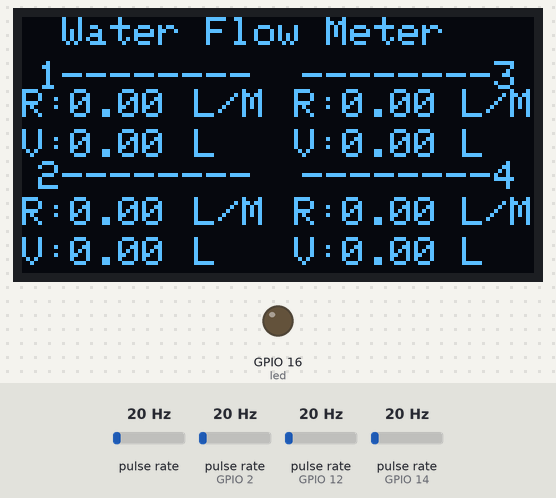
Bench run of a sketch on a simulated ESP8266 (NodeMCU). On the bench: 128×64 one-colour display, output pins drawn as LEDs (lit = HIGH). Wiring (inferred from the names in the program): 4 × pulse sensor: data GPIO 0 / data GPIO 2 / data GPIO 12 / data GPIO 14. The test bench sets the inputs (shaded band); at power-on: pulse rate 20 Hz, pulse rate (sensors on GPIO 2, GPIO 12, GPIO 14) 20 Hz. What the sketch prints to the serial monitor is not drawn.

Above: at 1.6 s.
1.7 s: pulse rate (sensor 0) set to 4 Hz
At 3.0 s:
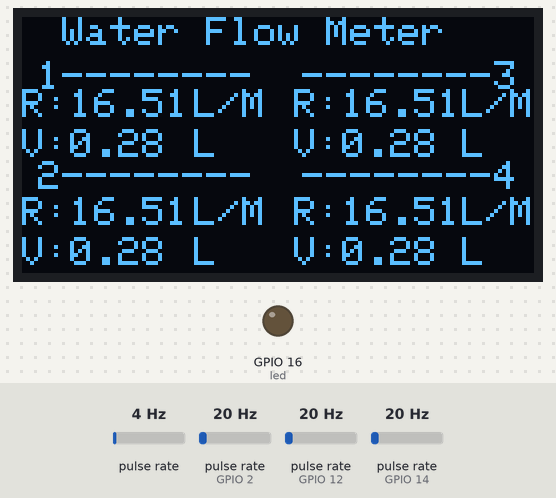
4.7 s: pulse rate (sensor on GPIO 2) set to 4 Hz
At 6.3 s:
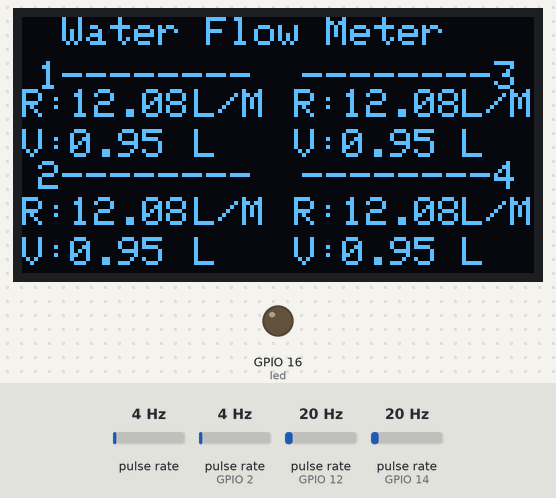
7.0 s: pulse rate (sensor on GPIO 12) set to 4 Hz
At 8.2 s:
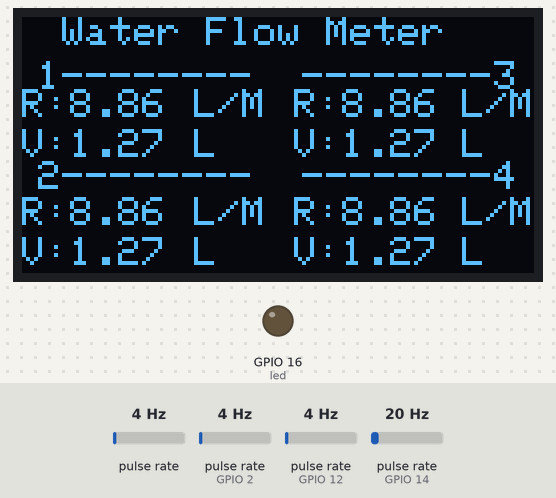
9.2 s: pulse rate (sensor on GPIO 14) set to 4 Hz
At 10.7 s:
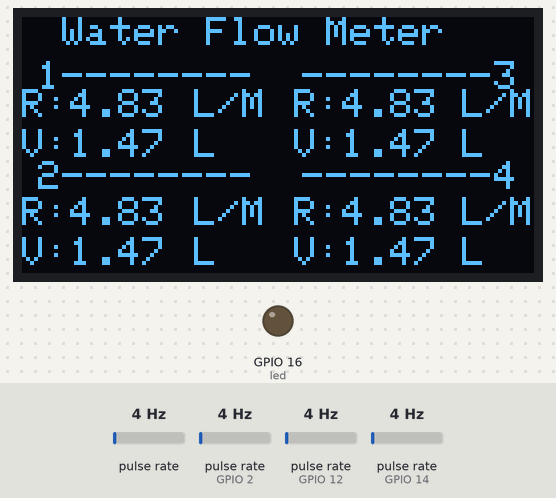
11.4 s: pulse rate (sensor 0) set to 50 Hz
At 13.0 s:
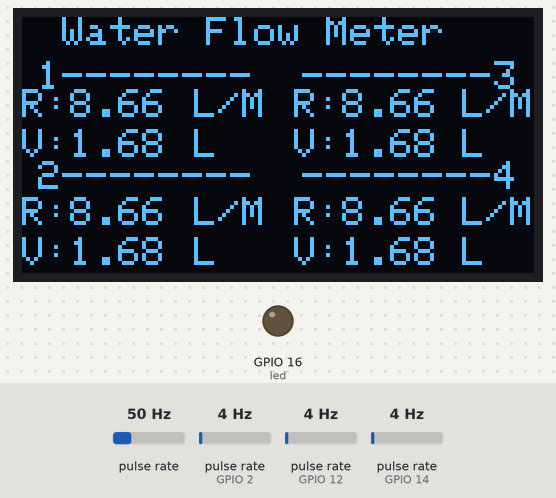
13.6 s: pulse rate (sensor on GPIO 2) set to 50 Hz
At 15.2 s:
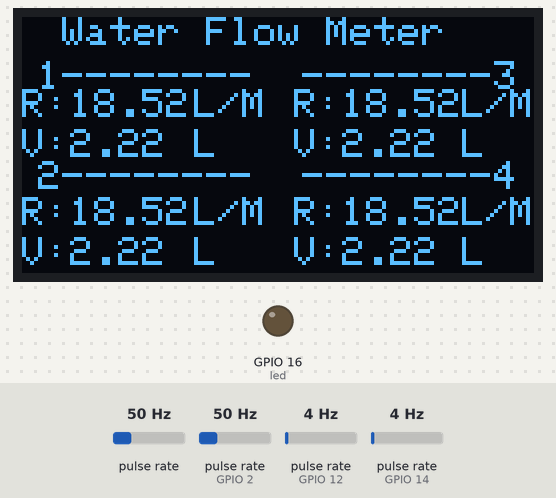
Timing chart, 0 to 16.7 s (numbered marks = the images above; inputs shaded):
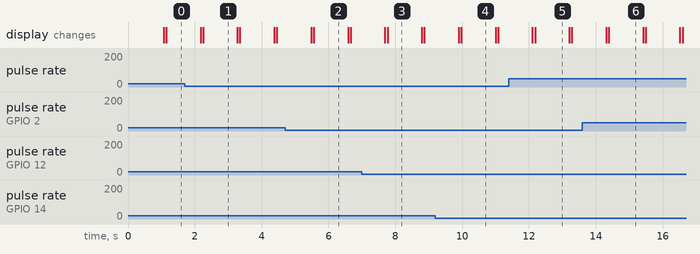

Measured:
- what the display in image 1 shows lasts 1.1 s, from 2.2 s to 3.3 s

The sketch:

Main_Code_1st.ino
```cpp
#include <ESP8266WiFi.h>
#include <SPI.h>
#include <Wire.h>
#include <Adafruit_GFX.h>
#include <Adafruit_SSD1306.h>

#define SCREEN_WIDTH 128    // OLED display width, in pixels
#define SCREEN_HEIGHT 64    // OLED display height, in pixels
#define OLED_RESET -1       // Reset pin # (or -1 if sharing Arduino reset pin)
#define SCREEN_ADDRESS 0x3C ///< See datasheet for Address; 0x3D for 128x64, 0x3C for 128x32
Adafruit_SSD1306 display(SCREEN_WIDTH, SCREEN_HEIGHT, &Wire, OLED_RESET);

String apiKey = "3MKGCBTXRJWH8UOP"; // Enter your Write API key from ThingSpeak
const char *ssid = "sebel";     // replace with your wifi ssid and wpa2 key
const char *pass = "familly123";
const char* server = "api.thingspeak.com";

#define led 16
#define FLsensor_1     0  //pin# D3=GPIO_0
#define FLsensor_2     2  //pin# D4=GPIO_2
#define FLsensor_3    14  //pin# D5=GPIO_14
#define FLsensor_4    12  //pin# D6=GPIO_12

long currentMillis = 0;
long previousMillis = 0;
int interval = 1000;
boolean ledState = LOW;
float calibrationFactor = 4.5;
volatile byte pulseCount;
byte pulse1Sec = 0;
float flowRate;
unsigned long flowMilliLitres;
unsigned int totalMilliLitres;
float flowLitres;
float totalLitres;

void IRAM_ATTR pulseCounter()
{
  pulseCount++;
}

WiFiClient client;

void setup()
{
  Serial.begin(115200);
  display.begin(SSD1306_SWITCHCAPVCC, 0x3C); //initialize with the I2C addr 0x3C (128x64)
  display.clearDisplay();
  delay(10);

  pinMode(led, OUTPUT);
  pinMode(FLsensor_1, INPUT_PULLUP);
  pinMode(FLsensor_2, INPUT_PULLUP);
  pinMode(FLsensor_3, INPUT_PULLUP);
  pinMode(FLsensor_4, INPUT_PULLUP);

  pulseCount = 0;
  flowRate = 0.0;
  flowMilliLitres = 0;
  totalMilliLitres = 0;
  previousMillis = 0;
}

void loop()
{
  currentMillis = millis();
  if (currentMillis - previousMillis > interval)
  {
    pulse1Sec = pulseCount;
    pulseCount = 0;
    // Because this loop may not complete in exactly 1 second intervals we calculate
    // the number of milliseconds that have passed since the last execution and use
    // that to scale the output. We also apply the calibrationFactor to scale the output
    // based on the number of pulses per second per units of measure (litres/minute in
    // this case) coming from the sensor.
    flowRate = ((1000.0 / (millis() - previousMillis)) * pulse1Sec) / calibrationFactor;
    previousMillis = millis();

    // Divide the flow rate in litres/minute by 60 to determine how many litres have
    // passed through the sensor in this 1 second interval, then multiply by 1000 to
    // convert to millilitres.
    flowMilliLitres = (flowRate / 60) * 1000;
    flowLitres = (flowRate / 60);

    // Add the millilitres passed in this second to the cumulative total
    totalMilliLitres += flowMilliLitres;
    totalLitres += flowLitres;
    attachInterrupt(digitalPinToInterrupt(FLsensor_1), pulseCounter, FALLING);
    attachInterrupt(digitalPinToInterrupt(FLsensor_2), pulseCounter, FALLING);
    attachInterrupt(digitalPinToInterrupt(FLsensor_3), pulseCounter, FALLING);
    attachInterrupt(digitalPinToInterrupt(FLsensor_4), pulseCounter, FALLING);


    // Print the flow rate for this second in litres / minute
    Serial.print("Flow rate: ");
    Serial.print(float(flowRate));  // Print the integer part of the variable
    Serial.print("L/min");
    Serial.print("\t");       // Print tab space

    display.clearDisplay();

    display.setCursor(10, 0); //oled display
    display.setTextSize(1);
    display.setTextColor(WHITE);
    display.print("Water Flow Meter");

    display.setCursor(4, 11);
    display.setTextSize(1);
    display.setTextColor(WHITE);
    display.print("1--------");

    display.setCursor(0, 18); //oled display
    display.setTextSize(1);
    display.setTextColor(WHITE);
    display.print("R:");
    display.print(float(flowRate));
    display.setCursor(43, 18); //oled display
    display.setTextSize(1);
    display.print("L/M");

    // Print the cumulative total of litres flowed since starting
    Serial.print("Output Liquid Quantity: ");
    Serial.print(totalMilliLitres);
    Serial.print("mL / ");
    Serial.print(totalLitres);
    Serial.println("L");

    display.setCursor(0, 28); //oled display
    display.setTextSize(1);
    display.setTextColor(WHITE);
    display.print("V:");
    display.print(totalLitres);
    display.setCursor(43, 28); //oled display
    display.setTextSize(1);
    display.print("L");
    display.display();

    display.setCursor(4, 36);
    display.setTextSize(1);
    display.setTextColor(WHITE);
    display.print("2--------");

    display.setCursor(0, 45); //oled display
    display.setTextSize(1);
    display.setTextColor(WHITE);
    display.print("R:");
    display.print(float(flowRate));
    display.setCursor(43, 45); //oled display
    display.setTextSize(1);
    display.print("L/M");

    // Print the cumulative total of litres flowed since starting
    Serial.print("Output Liquid Quantity: ");
    Serial.print(totalMilliLitres);
    Serial.print("mL / ");
    Serial.print(totalLitres);
    Serial.println("L");

    display.setCursor(0, 55); //oled display
    display.setTextSize(1);
    display.setTextColor(WHITE);
    display.print("V:");
    display.print(totalLitres);
    display.setCursor(43, 55); //oled display
    display.setTextSize(1);
    display.print("L");
    display.display();

    display.setCursor(70, 11);
    display.setTextSize(1);
    display.setTextColor(WHITE);
    display.print("--------3");

    display.setCursor(68, 18); //oled display
    display.setTextSize(1);
    display.setTextColor(WHITE);
    display.print("R:");
    display.print(float(flowRate));
    display.setCursor(110, 18); //oled display
    display.setTextSize(1);
    display.print("L/M");

    // Print the cumulative total of litres flowed since starting
    Serial.print("Output Liquid Quantity: ");
    Serial.print(totalMilliLitres);
    Serial.print("mL / ");
    Serial.print(totalLitres);
    Serial.println("L");

    display.setCursor(68, 28); //oled display
    display.setTextSize(1);
    display.setTextColor(WHITE);
    display.print("V:");
    display.print(totalLitres);
    display.setCursor(110, 28); //oled display
    display.setTextSize(1);
    display.print("L");
    display.display();

    display.setCursor(70, 36);
    display.setTextSize(1);
    display.setTextColor(WHITE);
    display.print("--------4");

    display.setCursor(68, 45); //oled display
    display.setTextSize(1);
    display.setTextColor(WHITE);
    display.print("R:");
    display.print(float(flowRate));
    display.setCursor(110, 45); //oled display
    display.setTextSize(1);
    display.print("L/M");

    // Print the cumulative total of litres flowed since starting
    Serial.print("Output Liquid Quantity: ");
    Serial.print(totalMilliLitres);
    Serial.print("mL / ");
    Serial.print(totalLitres);
    Serial.println("L");

    display.setCursor(68, 55); //oled display
    display.setTextSize(1);
    display.setTextColor(WHITE);
    display.print("V:");
    display.print(totalLitres);
    display.setCursor(110, 55); //oled display
    display.setTextSize(1);
    display.print("L");
    display.display();
  }

  if (client.connect(server, 80)) // "184.106.153.149" or api.thingspeak.com
  {
    String postStr = apiKey;
    postStr += "&field1=";
    postStr += String(float(flowRate));
    postStr += "&field2=";
    postStr += String(totalLitres);
    postStr += "\r\n\r\n";

    client.print("POST /update HTTP/1.1\n");
    client.print("Host: api.thingspeak.com\n");
    client.print("Connection: close\n");
    client.print("X-THINGSPEAKAPIKEY: " + apiKey + "\n");
    client.print("Content-Type: application/x-www-form-urlencoded\n");
    client.print("Content-Length: ");
    client.print(postStr.length());
    client.print("\n\n");
    client.print(postStr);

  }
  client.stop();
}
```
